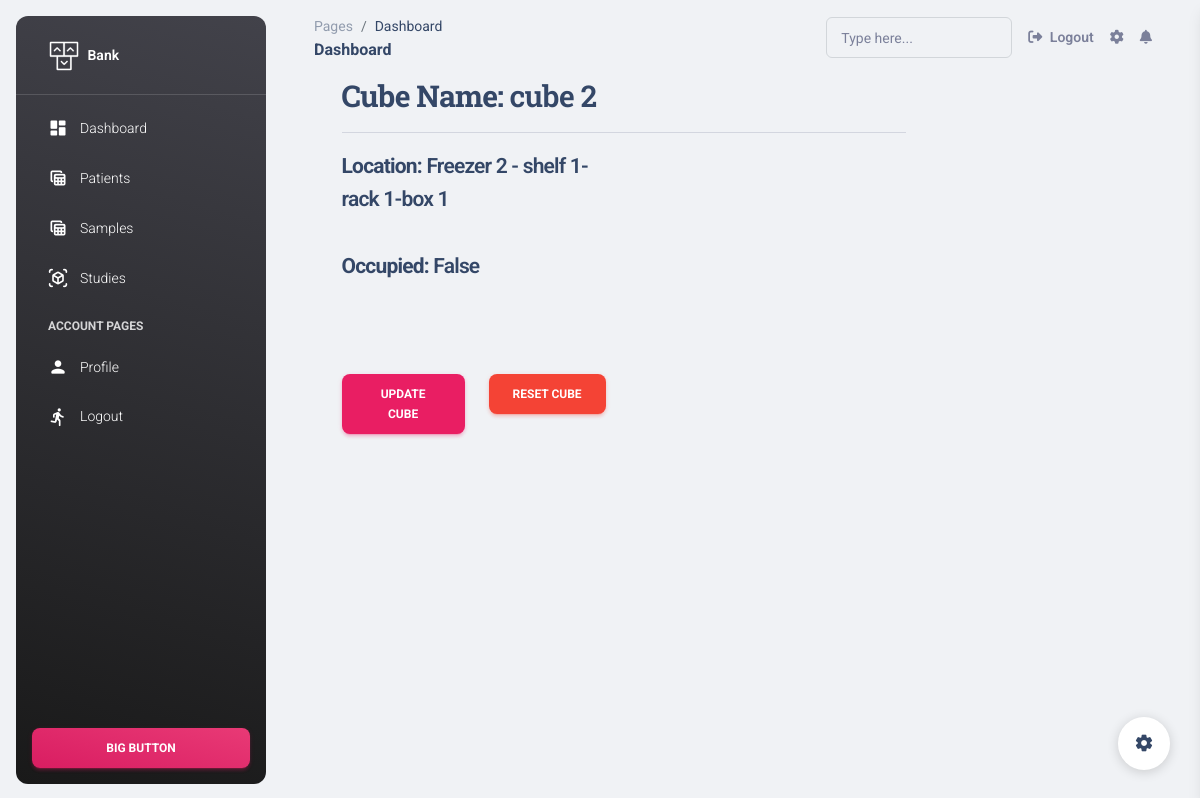
Page /6/details_cube/ on the earlier database version.
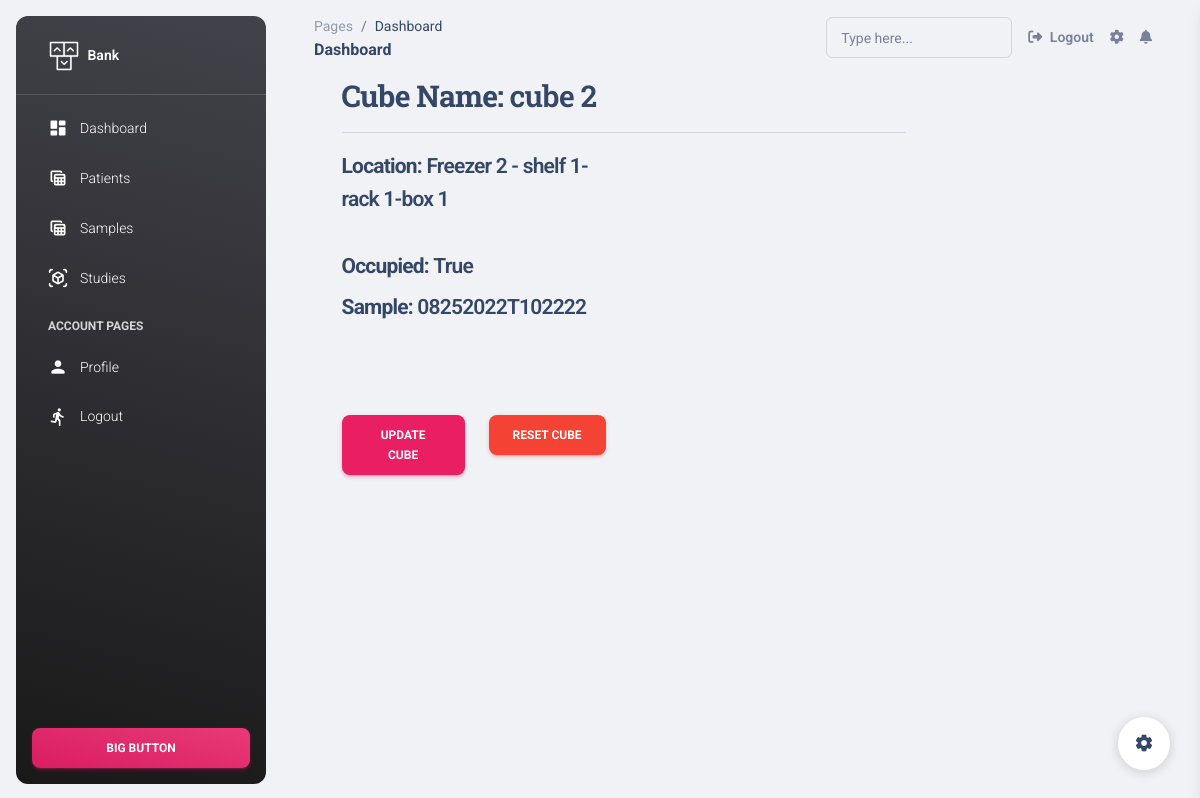
Same page on the later database version.
### apps/home/models.py (models this page shows, shortened)
class Cube(models.Model):
    id = models.AutoField(primary_key=True)
    box = models.ForeignKey(Box, on_delete=models.CASCADE)
    occupied = models.BooleanField(default=False)
    sample = models.ForeignKey(Sample, blank=True,null=True,on_delete=models.CASCADE)
    name = models.CharField(max_length=200, default="cube 1")

class Box(models.Model):
    id = models.AutoField(primary_key=True)
    capacity = models.IntegerField()
    name = models.CharField(max_length=200,default="box 1")
    rack= models.ForeignKey(Rack, on_delete=models.CASCADE)
    def __str__(self) -> str:
        name = str(self.rack)+"-"+str(self.name)
        return name

class Rack(models.Model):
    id = models.AutoField(primary_key=True)
    capacity = models.IntegerField()
    name = models.CharField(max_length=100, default="rack 1")
    shelf = models.ForeignKey(Shelf, on_delete=models.CASCADE, default=1)
    def __str__(self) -> str:
        name = str(self.shelf)+"-"+str(self.name)
        return name

class Shelf(models.Model):
    id = models.AutoField(primary_key=True)
    capacity = models.IntegerField()
    name = models.CharField(max_length=200)
    racks = models.IntegerField()
    freezer = models.ForeignKey(Freezer, on_delete=models.CASCADE)
    def __str__(self) -> str:
        name = str(self.freezer)+" - "+str(self.name)
        return name

class Freezer(models.Model):
    id = models.AutoField(primary_key=True)
    capacity = models.IntegerField()
    name = models.CharField(max_length=200)
    shelves = models.IntegerField()
    def __str__(self) -> str:
        return self.name

class Sample(models.Model):
    name = models.CharField(max_length=100)
    study = models.ForeignKey(Study, on_delete=models.CASCADE)
    type = models.CharField(max_length=100)
    aliquoted = models.BooleanField(default=False)
    date_of_archive = models.CharField(max_length=200)
    patient = models.ForeignKey(Patient, on_delete=models.CASCADE)
    def __str__(self) -> str:
        return self.name

### apps/home/views.py (the view)
# urls.py: re_path(r'^(?P<cubeid>\d+)/details_cube/$',views.cubeDetails, name='cubeDetails'),
def cubeDetails(request,cubeid):
    cube = get_object_or_404(Cube, id=cubeid)
    context={'cube':cube}
    context['CubeTabActive'] = True
    return render(request, 'cubes/view_cube.html', context)

### apps/context_processors.py (called while the page is built)
def cfg_assets_root(request):
    return { 'ASSETS_ROOT' : settings.ASSETS_ROOT }

### apps/templates/cubes/view_cube.html (shortened to what this page needs)
{% extends 'layouts/base.html' %}
{% load humanize %}
{% block content %}
    <div style="margin-left: 6%;" class="row">
        <div class="col-md-offset-2 col-md-8">
            {% if cube %}
            <h3><b>Cube Name: </b>{{cube.name}}</h3><hr>
            <div class="row">
                <div class="col-md-6">
                <h4><small><b>Location: </b> {{cube.box|capfirst}}</h4><br>
                <h4><small><b>Occupied: </b> {{cube.occupied}}</h4>
                    {% if cube.occupied %}
                <h4><small><b>Sample: </b> {{cube.sample}}</h4>
                    {% endif %}
                </div>
            </div>
    <div style="margin-top: 15%;" class="row">
                    <div class="col-md-3">
                                    <a href="{% url 'edit_cube' cube.id %}" class="btn btn-primary pull-right">Update  Cube </a>
                                </div>
                                <div class="col-md-3">
                                    <a href="{% url 'reset_cube' cube.id %}" class="btn btn-danger pull-right">Reset  Cube</a>
                                </div>
        </div>
            {% else %}
                <h3>Not available</h3>
            {% endif %}
        </div>
    </div>
{% endblock %}

Differences in the rows shown:
changed Cube "cube 2": occupied "False" → "True"; sample (not shown) → "08252022T102222"
Other differences:
text now shown: "Sample:"
